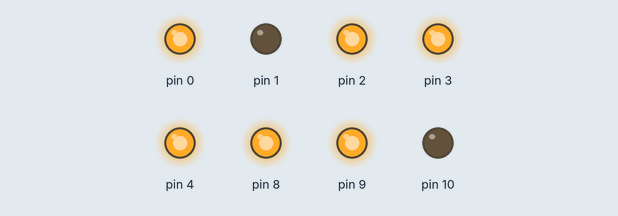
This sketch was run on a simulated Arduino Uno, built with avr-gcc and run on an emulated ATmega328P. Parts: output pins drawn as LEDs (lit = HIGH).

Above: at 0.1 s.
Timing chart, 0 to 1.6 s (numbered marks = the images above):
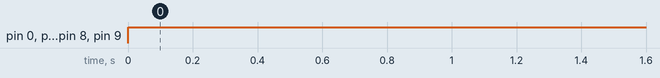

Measured:
- by itself, pin 0, pin 2–4, pin 8, pin 9: LOW → HIGH at 0.00 s

The sketch:

sketch_aug25a.ino
```cpp
void setup()
{
  pinMode(0, OUTPUT);
  pinMode(1, OUTPUT);
  pinMode(2, OUTPUT);
  pinMode(3, OUTPUT);
  pinMode(4, OUTPUT);
  pinMode(8, OUTPUT);
  pinMode(9, OUTPUT);
  pinMode(10, OUTPUT);
}

void loop()
{
  digitalWrite(9, 1);
  digitalWrite(8,1);
  digitalWrite(4,1);
  digitalWrite(3,1);
  digitalWrite(2,1);
  digitalWrite(0,1);

}
```
